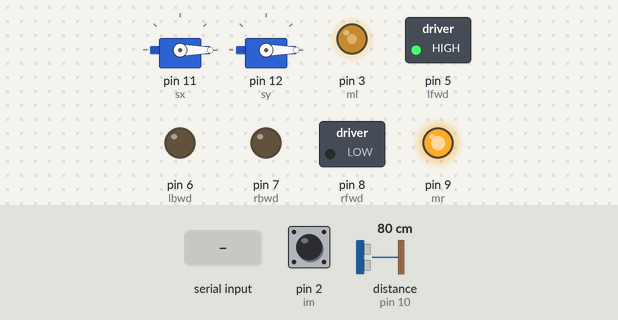
Simulated run of this sketch. Board: Arduino Uno, built with avr-gcc and run on an emulated ATmega328P. On the bench: 2 × servo, switched loads named in the sketch (green lamp = pin HIGH), output pins drawn as LEDs (lit = HIGH). Inputs (shaded band) come from the test bench; at power-on: pin 2 (im) HIGH, distance to the obstacle (sensor on pin 10) 80 cm. The echo pulse lasts 58.3 µs per cm; pins used as bus, display or sensor lines are not drawn; what the sketch prints to the serial monitor is not drawn.

Above: at 1.2 s.
1.3 s: byte 3 (3) received over Serial
At 4.2 s:
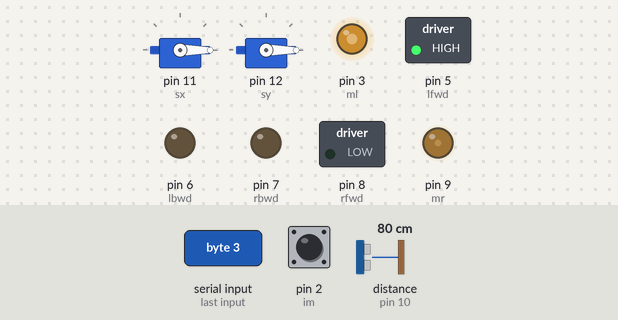
4.3 s: pin 2 (im) pulled LOW for 0.15 s
At 5.6 s:
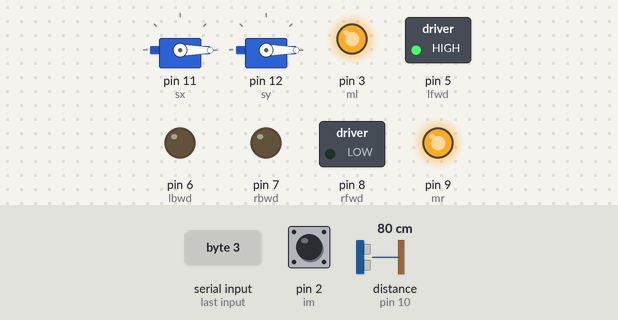
6.5 s: pin 2 (im) pulled LOW for 1 s
At 8.1 s:
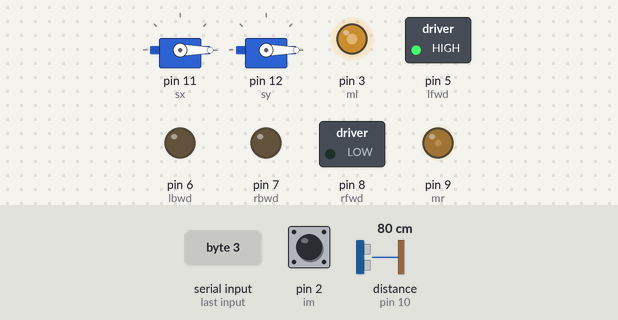
9.0 s: byte 1 (1) received over Serial
At 11.9 s:
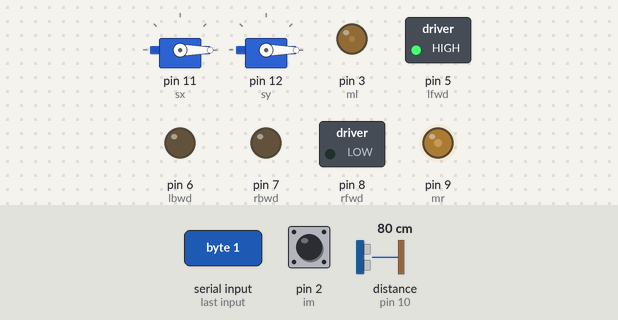
12.0 s: byte 0 (0) received over Serial
At 15.7 s:
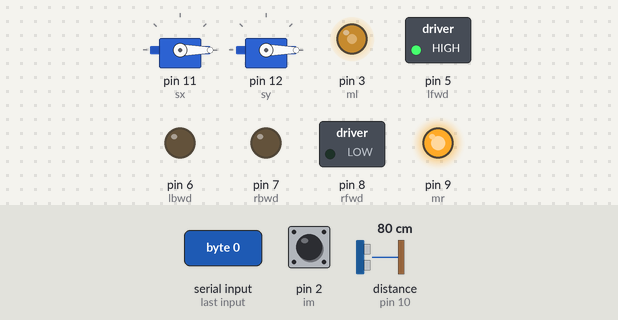
Timing chart, 0 to 16.0 s (numbered marks = the images above; inputs shaded):
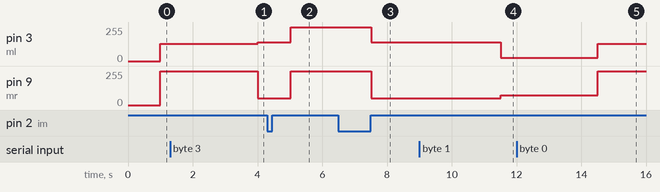

The sketch:

mtr.ino
```cpp
/* author: jlicari, ELE 800, Ryerson University
 *  Created: 8 February 2020
 *  mtr.ino
 *  Vehicle mode selection, sensor assisted navigation, wireless control
 */
#include <Servo.h>
#include "mtr.h"
#include "manual.h"

Servo sx, sy;

void setup() {
  // Servo Initialization
  sx.attach(11);
  sy.attach(12);
  posx = 0; // Default sx position to 0
  posy = 0; // Default sy position to 0
  sx.write(posx);
  sy.write(posy);

  // Variable Initialization
  img = false;
  grp = false;

  // Sensor Port Initialization
  pinMode(im, INPUT_PULLUP);
  pinMode(trig, OUTPUT);
  pinMode(echo, INPUT);
  pinMode(grp, INPUT);

  // Motor Port Initialization
  pinMode(ml, OUTPUT);
  pinMode(lfwd, OUTPUT);
  pinMode(lbwd, OUTPUT);
  pinMode(mr, OUTPUT);
  pinMode(rfwd, OUTPUT);
  pinMode(rbwd, OUTPUT);

  // Motor Signal Initialization
  digitalWrite(lfwd, HIGH);
  digitalWrite(lbwd, LOW);
  digitalWrite(rfwd, HIGH);
  digitalWrite(rfwd, LOW);

  // Interrupt
  attachInterrupt(digitalPinToInterrupt(im), detect, RISING);
  attachInterrupt(digitalPinToInterrupt(grp), grip_detect, CHANGE);
  //attachInterrupt(digitalPinToInterrupt(face), face_detect, RISING);

  // Initialize Serial monitor
  Serial.begin(115200);
}

void loop() {

  //get_data(); // Start receiving the wireless data
  if (Serial.available()) {
    delay(1000);
    while(Serial.available()) {
      select = Serial.read();
      joy_x = Serial.read();
      joy_y = Serial.read();
    }
  }
  Serial.print("\nSelect = ");
  Serial.print(select);
  Serial.print("\nX = ");
  Serial.print(joy_x);
  Serial.print("\nY = ");
  Serial.print(joy_y);
  delay(1000);

   // Switch case for flight mode selection
  switch (select) {
     case 0:
      drive();
      //Serial.println("Enter Drive State");
      break;

     case 1:
      slow();
      //Serial.println("Enter Precision Movement State");
      break;

     case 2:
      manual_grab();
      //Serial.println("Enter Robotic Arm State");
      break;

     case 3:
      demo();
      //Serial.println("Enter Demo State");
      break;

     default: // In the event of mode select failure, vehicle maintains its position
      idle();
      //Serial.println("Enter Default(Idle) State");
      break;
  }
}

void detect() {
  img = !img;
}

void grip_detect() {
  grp = !grp;
  // Send the pi grip detect signal
}

int measure() {
  int i;
  for (i = 0; i < 2; i++) {
    // Clear trig
    digitalWrite(trig, LOW);
    delayMicroseconds(2);

    // Set trig HIGH for 10 ms
    digitalWrite(trig, HIGH);
    delayMicroseconds(10);
    digitalWrite(trig, LOW);

    // Read echo and return travel time in ms
    dur = pulseIn(echo, HIGH);

    // Calculate distance
    dist += dur*0.034/2;
  }
  dist = dist/i;
  Serial.println("Distance: ");
  Serial.print(dist);

  return(dist);
}

void deliver(unsigned long time) {
  // 180 degree turn
  analogWrite(ml, 255);
  analogWrite(mr, 200);
  delay(2000);

  // Return
  analogWrite(ml, 200);
  analogWrite(mr, 200);
  delay(time);
}

void grab() {
  // sx operation
  while(grp != true) { // or digitalRead(pin12) != HIGH
    sx.write(posx);
    posx++;
  }

  // sy operation
  for (posy = 0; posy < ymax; posy++) {
    sy.write(posy);
  }
}

void demo() {
  int spd, d;
  bgn = millis();

  while(img != false) {
    Serial.println("true loop ");

    d = measure();
    Serial.println("d = ");
    Serial.println(d);

    if (d > 20) { // Distance > 20cm from object
      spd = 255;
      analogWrite(ml, spd);
      analogWrite(mr, spd);
    }
    else if (d > 8 && d < 20) { // Slow: 20cm > Distance > 8cm
      spd = 175;
      analogWrite(ml, spd);
      analogWrite(mr, spd);
    }
    else { // Stop: Distance <= 7cm
      tot_time = millis() - bgn;
      analogWrite(ml, 0);
      analogWrite(mr, 0);
      grab(); // See arm.h
      deliver(tot_time); // Delivers object to requester
    }
  }

  // object not detected
  if (img != true) {
    Serial.println("false");
    analogWrite(ml, 140);
    analogWrite(mr, 50);
  }
}
```

manual.h
```cpp
/* author: jlicari, ELE800, NMK05 - Autonomous Fetching Robot
 *  Created: 20 Feb 2020
 *  manual.h
 *  Contains functions for manual operation corresponding to mtr.ino
 */

#ifndef manual_h
#define manual_h

#include "mtr.h"

void idle() {                         // Do-nothing state
  /* Do-nothing state
   * Retains previously set values of motors
   * Controls can still be manipulated and printed to Serial Monitor
   * Control input does not affect the motor speed
   */
  delay(5000);
}

void drive() {                       //PWM output
  // Joystick input
  if (joy_x < 120) {                    // Left turn
    if ((128 - joy_y) < 0)
      analogWrite(ml, 0);
    else
      analogWrite(ml, (128 - joy_y));   // L motor decreases speed
    analogWrite(mr, (256 - joy_y));     // R motor increases speed
  }
  else if (joy_x > 136) {               // Right turn
    analogWrite(ml, joy_y);             // L motor increases speed
    analogWrite(mr, (255 - joy_y));     // R motor decreases speed
  }
  else {                                // Forward, rest position
    analogWrite(ml, joy_y);
    analogWrite(mr, joy_y);
  }

  delay(5);
}

void slow() {
  /* Precision Movement State is activated when
   * img is detected AND within 20cm
   */
   if (joy_x > 136) {     // Right Turn
    analogWrite(ml, 75);  // L motor increases speed
    analogWrite(mr, 25);  // R motor decreases speed
   }
   else if (joy_x < 120) {// Left Turn
    analogWrite(ml, 25);  // L motor decreases speed
    analogWrite(mr, 75);  // R motor increases speed
   }
   else { // Forward movement
    analogWrite(ml, 75);
    analogWrite(mr, 75);
   }
}

manual_grab() {

}

#endif
```

mtr.h
```cpp
/* author: jlicari, ELE800, NMK05 - Autonomous Fetching Robot
 *  Created: 10 Feb 2020
 *  mtr.h
 *  This header file contains definitions corresponding to mtr.ino
 */
#ifndef mtr_h
#define mtr_h

  #define ymax  45

  // Pin Assignments
  const int im = 2; // Object detect port
  const int trig = 4;
  const int echo = 10;
  const int grp_cnfm = 11; // Grip signal port

  // Motor PWM pin declaration
  const int ml = 3; // L motor
  const int lfwd = 5;
  const int lbwd = 6;
  const int mr = 9; // R motor
  const int rfwd = 8;
  const int rbwd = 7;

  // Miscellaneous
  float op1;
  long dur;
  unsigned long bgn, tot_time; // Start/ Stop time
  int select, dist, posx, posy;
  volatile int img; // Object detect signal
  volatile int grp; // Grip confirm variable
  int joy_x = 0;
  int joy_y = 0;

#endif
```

Measured:
- after the input at 1.3 s, pin 3 (ml): 128/255 → 140/255 after 2.7 s; pin 9 (mr): 255/255 → 50/255 after 2.7 s
- after the input at 4.3 s, pin 3 (ml): 140/255 → 255/255 after 0.72 s; pin 9 (mr): 50/255 → 255/255 after 0.72 s
- after the input at 6.5 s, pin 3 (ml): 255/255 → 140/255 after 1.0 s; pin 9 (mr): 255/255 → 50/255 after 1.0 s
- after the input at 9.0 s, pin 3 (ml): 140/255 → 25/255 after 2.5 s; pin 9 (mr): 50/255 → 75/255 after 2.5 s
- after the input at 12.0 s, pin 3 (ml): 25/255 → 129/255 after 2.5 s; pin 9 (mr): 75/255 → 255/255 after 2.5 s
